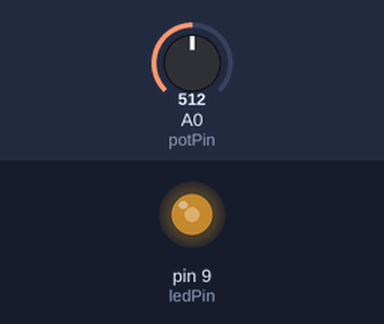
The sketch below on a simulated Arduino Uno, built with avr-gcc and run on an emulated ATmega328P. On the bench: output pins drawn as LEDs (lit = HIGH). The inputs (shaded band) are chosen by the test bench; at power-on: A0 (potPin) = 512.

Above: at 1.2 s.
1.3 s: A0 (potPin) set to 716
At 2.5 s:
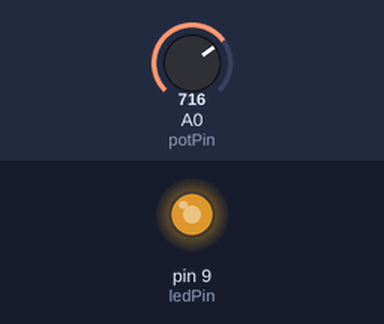
2.8 s: A0 (potPin) set to 900
At 4.0 s:
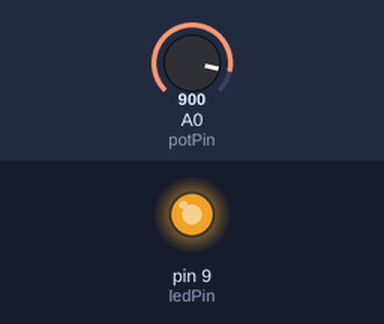
4.3 s: A0 (potPin) set to 122
At 5.1 s:
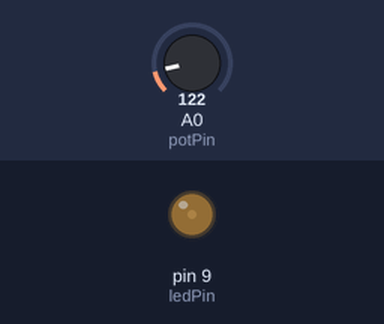
5.8 s: A0 (potPin) set to 0
At 6.1 s:
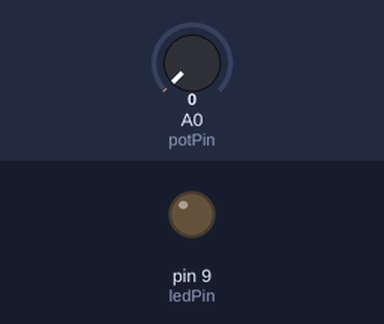
7.3 s: A0 (potPin) set to 511
At 8.7 s:
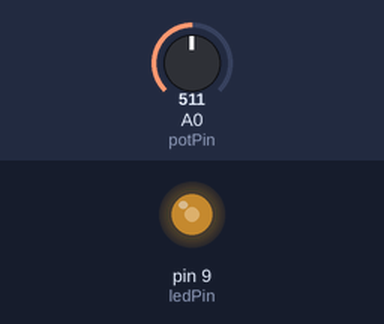
Timing chart, 0 to 9.8 s (numbered marks = the images above; inputs shaded):
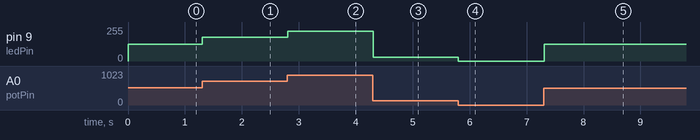

Measured:
- after the input at 1.3 s, pin 9 (ledPin): 127/255 → 178/255 at once
- after the input at 2.8 s, pin 9 (ledPin): 178/255 → 224/255 at once
- after the input at 4.3 s, pin 9 (ledPin): 224/255 → 30/255 at once
- after the input at 5.8 s, pin 9 (ledPin): 30/255 → 0/255 at once
- after the input at 7.3 s, pin 9 (ledPin): 0/255 → 127/255 at once

The sketch:

ex02.ino
```cpp
int ledPin = 9;
int potPin = A0;
int potValue = 0;
int brightness = 0;

void setup() {
  pinMode(ledPin, OUTPUT);
  Serial.begin(9600);
}

void loop() {
  potValue = analogRead(potPin);
  brightness = map(potValue, 0, 1023, 0, 255);
  analogWrite(ledPin, brightness);
  delay(10);
}
```
